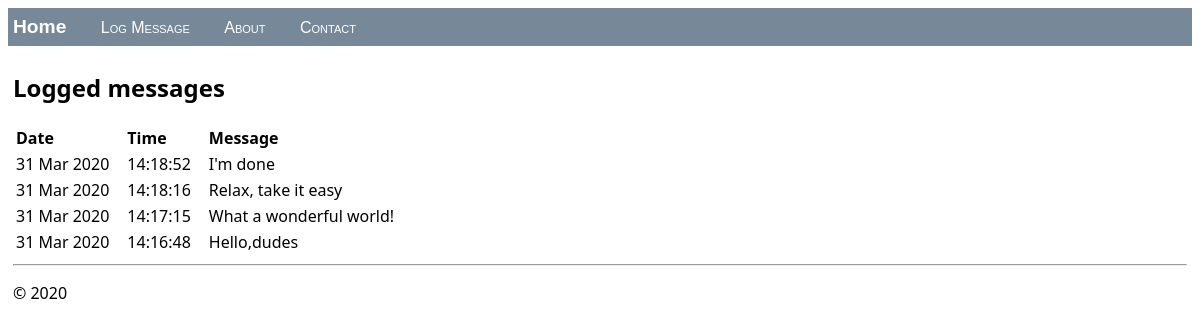
The page / on the database its author committed.
### hello/models.py (models this page shows, shortened)
class LogMessage(models.Model):
    message = models.CharField(max_length=300)
    log_date = models.DateTimeField("date logged")

### hello/views.py (the view)
class HomeListView(ListView):
    model = LogMessage
    def get_context_data(self, **kwargs):
        context = super(HomeListView, self).get_context_data(**kwargs)
        return context

### hello/templates/hello/home.html (shortened to what this page needs)
{% extends "hello/layout.html" %}
{% block content %}
    <h2>Logged messages</h2>
    {% if message_list %}
        <table class="message_list">
            <thead>
            <tr>
                <th>Date</th>
                <th>Time</th>
                <th>Message</th>
            </tr>
            </thead>
            <tbody>
            {% for message in message_list %}
                <tr>
                    <td>{{ message.log_date | date:'d M Y' }}</td>
                    <td>{{ message.log_date | time:'H:i:s' }}</td>
                    <td>
                        {{ message.message }}
                    </td>
                </tr>
            {% endfor %}
            </tbody>
        </table>
    {% else %}
        <p>No messages have been logged. Use the <a href="{% url 'log' %}">Log Message form</a>.</p>
    {% endif %}
{% endblock %}

### hello/templates/hello/layout.html (shortened to what this page needs)
<!DOCTYPE html>
<html>
<head>
    {% load static %}
    <link rel="stylesheet" type="text/css" href="{% static 'hello/site.css' %}"/>
</head>
<body>
<div class="navbar">
    <a href="{% url 'home' %}" class="navbar-brand">Home</a>
    <a href="{% url 'log' %}" class="navbar-item">Log Message</a>
    <a href="{% url 'about' %}" class="navbar-item">About</a>
    <a href="{% url 'contact' %}" class="navbar-item">Contact</a>
</div>
<div class="body-content">
    {% block content %}
    {% endblock %}
    <hr/>
    <footer>
        <p>© 2020</p>
    </footer>
</div>
</body>
</html>

### hello/static/hello/site.css (style rules this page uses)
.navbar { background-color: lightslategray; font-size: 1em; font-family: 'Trebuchet MS', 'Lucida Sans Unicode', 'Lucida Grande', 'Lucida Sans', Arial, sans-serif; color: white; padding: 8px 5px 8px 5px; }
.navbar a { text-decoration: none; color: inherit; }
.navbar-brand { font-size: 1.2em; font-weight: 600; }
.navbar-item { font-variant: small-caps; margin-left: 30px; }
.body-content { padding: 5px; font-family:'Segoe UI', Tahoma, Geneva, Verdana, sans-serif; }
.message_list th,td { text-align: left; padding-right: 15px; }

### rows shown on the page
LogMessage: log_date "31 Mar 2020", log_date "14:18:52", message "I'm done"
LogMessage: log_date "31 Mar 2020", log_date "14:18:16", message "Relax, take it easy"
LogMessage: log_date "31 Mar 2020", log_date "14:17:15", message "What a wonderful world!"
LogMessage: log_date "31 Mar 2020", log_date "14:16:48", message "Hello,dudes"
